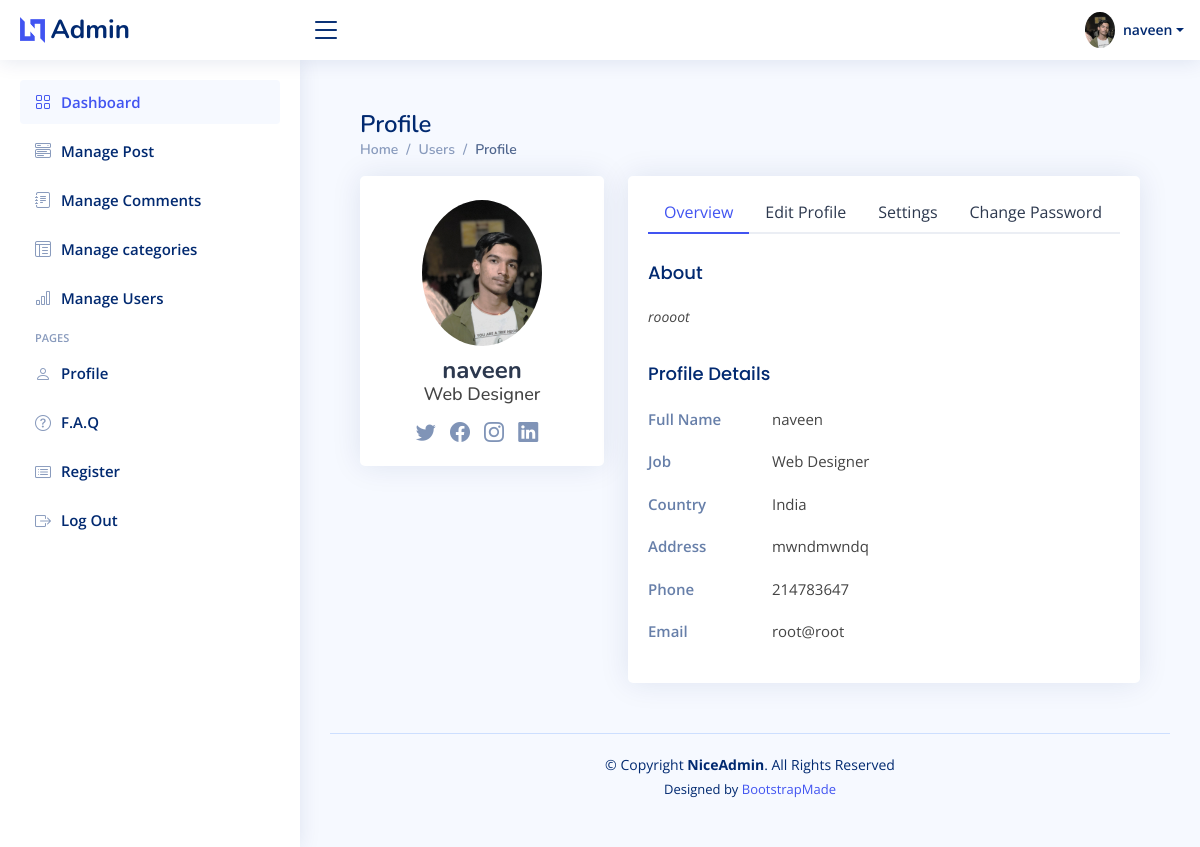
The page /admin/admin_profile.php (signed in) on the database its author committed.
### tables this page shows
CREATE TABLE `users` (
  `id` int(11) NOT NULL,
  `full_name` varchar(60) NOT NULL,
  `about` varchar(60) DEFAULT NULL,
  `phone_no` int(20) NOT NULL,
  `email` varchar(100) NOT NULL,
  `linkedin_profile` varchar(110) DEFAULT NULL,
  `password` varchar(200) NOT NULL,
  `image` varchar(2000) DEFAULT NULL,
  `country` varchar(200) NOT NULL,
  `address` varchar(100) NOT NULL,
  `job` varchar(50) NOT NULL,
  `user_cat` varchar(10) NOT NULL
);

### components/db.php (called while the page is built, shortened)
<?php
$db = mysqli_connect('localhost', 'root', '', 'theuni') or die("Database is not connected!");
?>
<?php
if (!isset($_SESSION['id']) || (trim($_SESSION['id']) == '')) {
} else {
    $session_id = $_SESSION['id'];
    $x = mysqli_query($db, "select * from users where id='$session_id'") or die('Error In Session');
    $y = mysqli_fetch_array($x);
}
?>

### admin/admin_profile.php (the view, shortened to what this page needs)
<?php
require('../components/db.php');
$session_id = $_SESSION['id'];
$result = mysqli_query($db, "select * from users where id='$session_id'") or die('Error In Session');
?>
<!DOCTYPE html>
<html lang="en">
<head>
  <link href="assets/vendor/bootstrap/css/bootstrap.min.css" rel="stylesheet">
  <link href="assets/vendor/bootstrap-icons/bootstrap-icons.css" rel="stylesheet">
  <link href="assets/vendor/boxicons/css/boxicons.min.css" rel="stylesheet">
  <link href="assets/vendor/quill/quill.snow.css" rel="stylesheet">
  <link href="assets/vendor/quill/quill.bubble.css" rel="stylesheet">
  <link href="assets/vendor/remixicon/remixicon.css" rel="stylesheet">
  <link href="assets/vendor/simple-datatables/style.css" rel="stylesheet">
  <link rel="stylesheet" href="css/style.css">
  <link href="assets/css/style.css" rel="stylesheet">
</head>
<body>
  <header id="header" class="header fixed-top d-flex align-items-center">
    <div class="d-flex align-items-center justify-content-between">
      <a href="index.php" class="logo d-flex align-items-center">
        <img src="assets/img/logo.png" alt="">
        <span class="d-none d-lg-block">Admin</span>
      </a>
      <i class="bi bi-list toggle-sidebar-btn"></i>
    </div>
    <nav class="header-nav ms-auto">
      <ul class="d-flex align-items-center">
        <li class="nav-item dropdown pe-3">
          <a class="nav-link nav-profile d-flex align-items-center pe-0" href="#" data-bs-toggle="dropdown">
            <img src="./images/<?php echo $y['image']; ?>" alt="Profile" class="rounded-circle">
            <span class="d-none d-md-block dropdown-toggle ps-2"><?php echo $y['full_name']; ?></span>
          </a>
        </li>
      </ul>
    </nav>
  </header>
  <aside id="sidebar" class="sidebar">
    <ul class="sidebar-nav" id="sidebar-nav">
      <li class="nav-item">
        <a class="nav-link " href="index.php">
          <i class="bi bi-grid"></i>
          <span>Dashboard</span>
        </a>
      </li>
      <li class="nav-item">
        <a class="nav-link collapsed" href="index.php?managepost">
          <i class="bi bi-menu-button-wide"></i><span>Manage Post</span>
        </a>
      </li>
      <li class="nav-item">
        <a class="nav-link collapsed" href="index.php?managecomment">
          <i class="bi bi-journal-text"></i><span>Manage Comments</span>
        </a>
      </li>
      <li class="nav-item">
        <a href="index.php?managecategory" class="nav-link collapsed">
          <i class="bi bi-layout-text-window-reverse"></i><span>Manage categories</span>
        </a>
      </li>
      <li class="nav-item">
        <a class="nav-link collapsed" href="index.php?register">
          <i class="bi bi-bar-chart"></i><span>Manage Users</span>
        </a>
      </li>
      <li class="nav-heading">Pages</li>
      <li class="nav-item">
        <a class="nav-link collapsed" href="admin_profile.php">
          <i class="bi bi-person"></i>
          <span>Profile</span>
        </a>
      </li>
      <li class="nav-item">
        <a class="nav-link collapsed" href="pages-faq.html">
          <i class="bi bi-question-circle"></i>
          <span>F.A.Q</span>
        </a>
      </li>
      <li class="nav-item">
        <a class="nav-link collapsed" href="pages-register.php">
          <i class="bi bi-card-list"></i>
          <span>Register</span>
        </a>
      </li>
      <li class="nav-item">
        <a class="nav-link collapsed" href="logout.php">
          <i class="bi bi-box-arrow-right"></i>
          <span>Log Out</span>
        </a>
      </li>
    </ul>
  </aside>
  <main id="main" class="main">
    <div class="pagetitle">
      <h1>Profile</h1>
      <nav>
        <ol class="breadcrumb">
          <li class="breadcrumb-item"><a href="index.php">Home</a></li>
          <li class="breadcrumb-item">Users</li>
          <li class="breadcrumb-item active">Profile</li>
        </ol>
      </nav>
    </div>
    <section class="section profile">
      <div class="row">
        <div class="col-xl-4">
          <div class="card">
            <div class="card-body profile-card pt-4 d-flex flex-column align-items-center">
              <img src="./images/<?php echo $y['image']; ?>" alt="Profile" class="rounded-circle">
              <h2><?php echo $y['full_name']; ?></h2>
              <h3><?php echo $y['job']; ?></h3>
              <div class="social-links mt-2">
                <a href="#" class="twitter"><i class="bi bi-twitter"></i></a>
                <a href="#" class="facebook"><i class="bi bi-facebook"></i></a>
                <a href="#" class="instagram"><i class="bi bi-instagram"></i></a>
                <a href="#" class="linkedin"><i class="bi bi-linkedin"></i></a>
              </div>
            </div>
          </div>
        </div>
        <div class="col-xl-8">
          <div class="card">
            <div class="card-body pt-3">
              <ul class="nav nav-tabs nav-tabs-bordered">
                <li class="nav-item">
                  <button class="nav-link active" data-bs-toggle="tab" data-bs-target="#profile-overview">Overview</button>
                </li>
                <li class="nav-item">
                  <button class="nav-link" data-bs-toggle="tab" data-bs-target="#profile-edit">Edit Profile</button>
                </li>
                <li class="nav-item">
                  <button class="nav-link" data-bs-toggle="tab" data-bs-target="#profile-settings">Settings</button>
                </li>
                <li class="nav-item">
                  <button class="nav-link" data-bs-toggle="tab" data-bs-target="#profile-change-password">Change Password</button>
                </li>
              </ul>
              <div class="tab-content pt-2">
                <div class="tab-pane fade show active profile-overview" id="profile-overview">
                  <h5 class="card-title">About</h5>
                  <p class="small fst-italic"><?php echo $y['about']; ?></p>
                  <h5 class="card-title">Profile Details</h5>
                  <div class="row">
                    <div class="col-lg-3 col-md-4 label ">Full Name</div>
                    <div class="col-lg-9 col-md-8"><?php echo $y['full_name']; ?></div>
                  </div>
                  <div class="row">
                    <div class="col-lg-3 col-md-4 label">Job</div>
                    <div class="col-lg-9 col-md-8"><?php echo $y['job']; ?></div>
                  </div>
                  <div class="row">
                    <div class="col-lg-3 col-md-4 label">Country</div>
                    <div class="col-lg-9 col-md-8"><?php echo $y['country']; ?></div>
                  </div>
                  <div class="row">
                    <div class="col-lg-3 col-md-4 label">Address</div>
                    <div class="col-lg-9 col-md-8"><?php echo $y['address']; ?></div>
                  </div>
                  <div class="row">
                    <div class="col-lg-3 col-md-4 label">Phone</div>
                    <div class="col-lg-9 col-md-8"><?php echo $y['phone_no']; ?></div>
                  </div>
                  <div class="row">
                    <div class="col-lg-3 col-md-4 label">Email</div>
                    <div class="col-lg-9 col-md-8"><?php echo $y['email']; ?></div>
                  </div>
                </div>
              </div>
            </div>
          </div>
        </div>
      </div>
    </section>
  </main>
  <footer id="footer" class="footer">
    <div class="copyright">
      &copy; Copyright <strong><span>NiceAdmin</span></strong>. All Rights Reserved
    </div>
    <div class="credits">
      Designed by <a href="https://bootstrapmade.com/">BootstrapMade</a>
    </div>
  </footer>
</body>
</html>

### admin/css/style.css (style rules this page uses)
* { padding: 0; margin: 0; box-sizing: border-box }
body { font-family:'Lato',sans-serif;padding: 30px;background: #eaebeb; }

### admin/assets/css/style.css (style rules this page uses)
:root { scroll-behavior: smooth; }
body { font-family: "Open Sans", sans-serif; background: #f6f9ff; color: #444444; }
a { color: #4154f1; text-decoration: none; }
h1, h2, h3, h4, h5, h6 { font-family: "Nunito", sans-serif; }
#main { margin-top: 60px; padding: 20px 30px; transition: all 0.3s; }
.pagetitle { margin-bottom: 10px; }
.pagetitle h1 { font-size: 24px; margin-bottom: 0; font-weight: 600; color: #012970; }
.card { margin-bottom: 30px; border: none; border-radius: 5px; box-shadow: 0px 0 30px rgba(1, 41, 112, 0.1); }
.card-title { padding: 20px 0 15px 0; font-size: 18px; font-weight: 500; color: #012970; font-family: "Poppins", sans-serif; }
.card-body { padding: 0 20px 20px 20px; }
.breadcrumb { font-size: 14px; font-family: "Nunito", sans-serif; color: #899bbd; font-weight: 600; }
.breadcrumb a { color: #899bbd; transition: 0.3s; }
.breadcrumb .breadcrumb-item::before { color: #899bbd; }
.breadcrumb .active { color: #51678f; font-weight: 600; }
.nav-tabs-bordered { border-bottom: 2px solid #ebeef4; }
.nav-tabs-bordered .nav-link { margin-bottom: -2px; border: none; color: #2c384e; }
.nav-tabs-bordered .nav-link.active { background-color: #fff; color: #4154f1; border-bottom: 2px solid #4154f1; }
.logo { line-height: 1; }
@media (min-width: 1200px) { .logo { width: 280px; } }
.logo img { max-height: 26px; margin-right: 6px; }
.logo span { font-size: 26px; font-weight: 700; color: #012970; font-family: "Nunito", sans-serif; }
.header { transition: all 0.5s; z-index: 997; height: 60px; box-shadow: 0px 2px 20px rgba(1, 41, 112, 0.1); background-color: #fff; padding-left: 20px; }
.header .toggle-sidebar-btn { font-size: 32px; padding-left: 10px; cursor: pointer; color: #012970; }
.header-nav ul { list-style: none; }
.header-nav>ul { margin: 0; padding: 0; }
.header-nav .nav-profile { color: #012970; }
.header-nav .nav-profile img { max-height: 36px; }
.header-nav .nav-profile span { font-size: 14px; font-weight: 600; }
.sidebar { position: fixed; top: 60px; left: 0; bottom: 0; width: 300px; z-index: 996; transition: all 0.3s; padding: 20px; overflow-y: auto; scrollbar-width: thin; scrollbar-color: #aab7cf transparent; box-shadow: 0px 0px 20px rgba(1, 41, 112, 0.1); background-color: #fff; }
@media (min-width: 1200px) { #main, #footer { margin-left: 300px; } }
.sidebar-nav { padding: 0; margin: 0; list-style: none; }
.sidebar-nav li { padding: 0; margin: 0; list-style: none; }
.sidebar-nav .nav-item { margin-bottom: 5px; }
.sidebar-nav .nav-heading { font-size: 11px; text-transform: uppercase; color: #899bbd; font-weight: 600; margin: 10px 0 5px 15px; }
.sidebar-nav .nav-link { display: flex; align-items: center; font-size: 15px; font-weight: 600; color: #4154f1; transition: 0.3; background: #f6f9ff; padding: 10px 15px; border-radius: 4px; }
.sidebar-nav .nav-link i { font-size: 16px; margin-right: 10px; color: #4154f1; }
.sidebar-nav .nav-link.collapsed { color: #012970; background: #fff; }
.sidebar-nav .nav-link.collapsed i { color: #899bbd; }
.profile .profile-card img { max-width: 120px; }
.profile .profile-card h2 { font-size: 24px; font-weight: 700; color: #2c384e; margin: 10px 0 0 0; }
.profile .profile-card h3 { font-size: 18px; }
.profile .profile-card .social-links a { font-size: 20px; display: inline-block; color: rgba(1, 41, 112, 0.5); line-height: 0; margin-right: 10px; transition: 0.3s; }
.profile .profile-overview .row { margin-bottom: 20px; font-size: 15px; }
.profile .profile-overview .card-title { color: #012970; }
.profile .profile-overview .label { font-weight: 600; color: rgba(1, 41, 112, 0.6); }
.footer { padding: 20px 0; font-size: 14px; transition: all 0.3s; border-top: 1px solid #cddfff; }
.footer .copyright { text-align: center; color: #012970; }
.footer .credits { padding-top: 5px; text-align: center; font-size: 13px; color: #012970; }

### rows shown on the page
users: image (picture), full_name "naveen", job "Web Designer", about "roooot", country "India", address "mwndmwndq", phone_no "214783647", email "root@root"
